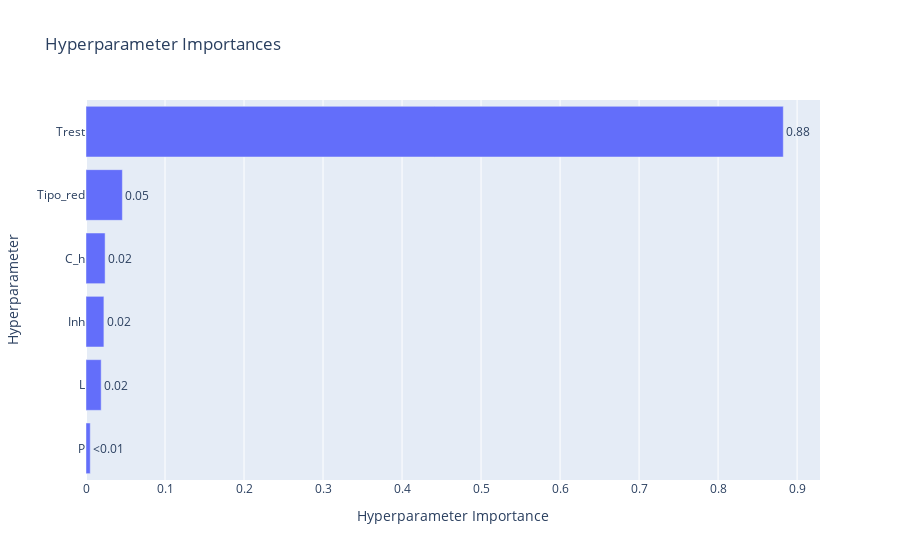

Source (notebook cell):
### Code cell
vis.plot_param_importances(study)

### Figure 1 — Plotly figure (JSON) as saved in the notebook; plotly's stock layout.template omitted (floating-point values rounded to 4 significant figures)
{"data": [{"cliponaxis": false, "hovertemplate": ["P (FloatDistribution): 0.00538088794790296<extra></extra>", "L (IntDistribution): 0.019207751431796816<extra></extra>", "Inh (FloatDistribution): 0.0226510349274137<extra></extra>", "C_h (FloatDistribution): 0.02418667928037507<extra></extra>", "Tipo_red (IntDistribution): 0.0460423915430897<extra></extra>", "Trest (FloatDistribution): 0.8825312548694217<extra></extra>"], "name": "Objective Value", "orientation": "h", "text": ["<0.01", "0.02", "0.02", "0.02", "0.05", "0.88"], "textposition": "outside", "type": "bar", "x": [0.005381, 0.01921, 0.02265, 0.02419, 0.04604, 0.8825], "y": ["P", "L", "Inh", "C_h", "Tipo_red", "Trest"]}], "layout": {"title": {"text": "Hyperparameter Importances"}, "xaxis": {"title": {"text": "Hyperparameter Importance"}}, "yaxis": {"title": {"text": "Hyperparameter"}}}}
